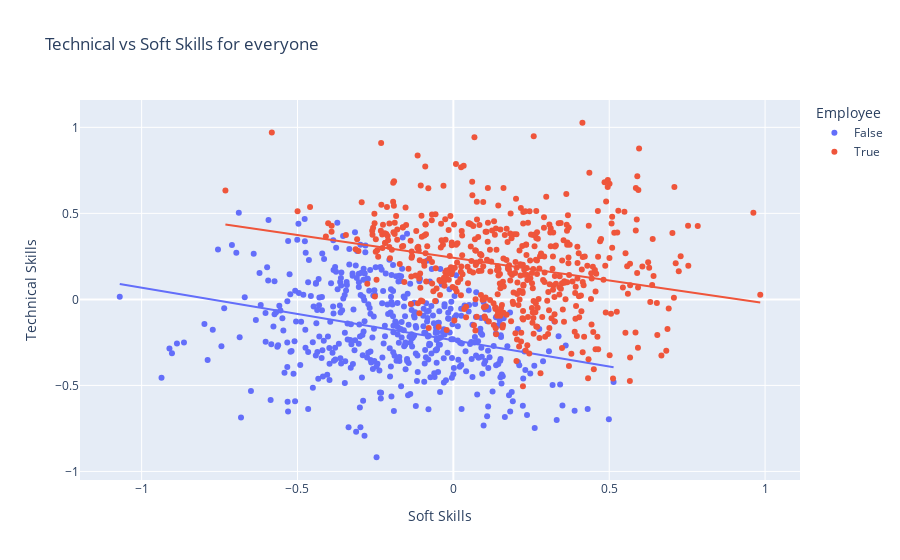

The notebook cell saved with this chart:
### Code cell
print( pearsonr( df['Soft Skills'], df['Technical Skills'] ) )
px.scatter( df, x = 'Soft Skills', y = 'Technical Skills', color = 'Employee', trendline= 'ols', title = 'Technical vs Soft Skills for everyone' )

### Figure 1 — Plotly figure (JSON) as saved in the notebook; plotly's stock layout.template omitted (floating-point values rounded to 4 significant figures; data arrays with more than 128 entries replaced by an {"elided": "..."} marker saying what was removed)
{"data": [{"hovertemplate": "Employee=False<br>Soft Skills=%{x}<br>Technical Skills=%{y}<extra></extra>", "legendgroup": "False", "marker": {"color": "#636efa", "symbol": "circle"}, "mode": "markers", "name": "False", "orientation": "v", "showlegend": true, "type": "scatter", "x": {"elided": "477 float values"}, "xaxis": "x", "y": {"elided": "477 float values"}, "yaxis": "y"}, {"hovertemplate": "<b>OLS trendline</b><br>Technical Skills = -0.305613 * Soft Skills + -0.237936<br>R<sup>2</sup>=0.096122<br><br>Employee=False<br>Soft Skills=%{x}<br>Technical Skills=%{y} <b>(trend)</b><extra></extra>", "legendgroup": "False", "marker": {"color": "#636efa", "symbol": "circle"}, "mode": "lines", "name": "False", "showlegend": false, "type": "scatter", "x": {"elided": "477 float values"}, "xaxis": "x", "y": {"elided": "477 float values"}, "yaxis": "y"}, {"hovertemplate": "Employee=True<br>Soft Skills=%{x}<br>Technical Skills=%{y}<extra></extra>", "legendgroup": "True", "marker": {"color": "#EF553B", "symbol": "circle"}, "mode": "markers", "name": "True", "orientation": "v", "showlegend": true, "type": "scatter", "x": {"elided": "523 float values"}, "xaxis": "x", "y": {"elided": "523 float values"}, "yaxis": "y"}, {"hovertemplate": "<b>OLS trendline</b><br>Technical Skills = -0.263904 * Soft Skills + 0.241793<br>R<sup>2</sup>=0.068312<br><br>Employee=True<br>Soft Skills=%{x}<br>Technical Skills=%{y} <b>(trend)</b><extra></extra>", "legendgroup": "True", "marker": {"color": "#EF553B", "symbol": "circle"}, "mode": "lines", "name": "True", "showlegend": false, "type": "scatter", "x": {"elided": "523 float values"}, "xaxis": "x", "y": {"elided": "523 float values"}, "yaxis": "y"}], "layout": {"autosize": true, "legend": {"title": {"text": "Employee"}, "tracegroupgap": 0}, "title": {"text": "Technical vs Soft Skills for everyone"}, "xaxis": {"anchor": "y", "autorange": true, "domain": [0, 1], "range": [-1.193, 1.108], "title": {"text": "Soft Skills"}, "type": "linear"}, "yaxis": {"anchor": "x", "autorange": true, "domain": [0, 1], "range": [-1.078, 1.187], "title": {"text": "Technical Skills"}, "type": "linear"}}}
